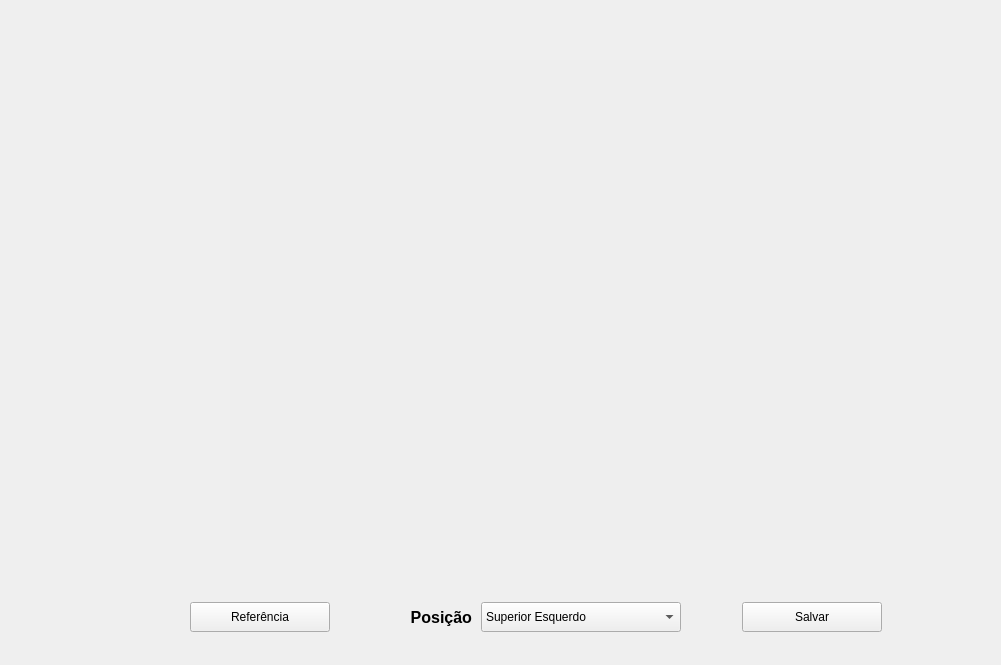
<?xml version="1.0" encoding="UTF-8"?>
<ui version="4.0">
 <class>Form</class>
 <widget class="QWidget" name="Form">
  <property name="geometry">
   <rect>
    <x>0</x>
    <y>0</y>
    <width>1001</width>
    <height>665</height>
   </rect>
  </property>
  <property name="windowTitle">
   <string>Form</string>
  </property>
  <widget class="QLabel" name="QT_Imagem">
   <property name="geometry">
    <rect>
     <x>230</x>
     <y>60</y>
     <width>640</width>
     <height>480</height>
    </rect>
   </property>
   <property name="styleSheet">
    <string notr="true">background-color: rgb(238, 238, 238);</string>
   </property>
   <property name="text">
    <string/>
   </property>
  </widget>
  <widget class="QLabel" name="label">
   <property name="geometry">
    <rect>
     <x>332</x>
     <y>602</y>
     <width>140</width>
     <height>30</height>
    </rect>
   </property>
   <property name="sizePolicy">
    <sizepolicy hsizetype="Preferred" vsizetype="Preferred">
     <horstretch>0</horstretch>
     <verstretch>0</verstretch>
    </sizepolicy>
   </property>
   <property name="font">
    <font>
     <pointsize>12</pointsize>
     <weight>75</weight>
     <bold>true</bold>
    </font>
   </property>
   <property name="text">
    <string>Posição</string>
   </property>
   <property name="alignment">
    <set>Qt::AlignRight|Qt::AlignTrailing|Qt::AlignVCenter</set>
   </property>
  </widget>
  <widget class="QPushButton" name="QT_btFinalizar">
   <property name="geometry">
    <rect>
     <x>742</x>
     <y>602</y>
     <width>140</width>
     <height>30</height>
    </rect>
   </property>
   <property name="text">
    <string>Salvar</string>
   </property>
  </widget>
  <widget class="QPushButton" name="QT_btReferencia">
   <property name="geometry">
    <rect>
     <x>190</x>
     <y>602</y>
     <width>140</width>
     <height>30</height>
    </rect>
   </property>
   <property name="text">
    <string>Referência</string>
   </property>
  </widget>
  <widget class="QComboBox" name="QT_posicao">
   <property name="geometry">
    <rect>
     <x>481</x>
     <y>602</y>
     <width>200</width>
     <height>30</height>
    </rect>
   </property>
   <property name="sizePolicy">
    <sizepolicy hsizetype="Preferred" vsizetype="Fixed">
     <horstretch>0</horstretch>
     <verstretch>0</verstretch>
    </sizepolicy>
   </property>
   <item>
    <property name="text">
     <string>Superior Esquerdo</string>
    </property>
   </item>
   <item>
    <property name="text">
     <string>Superior Direito</string>
    </property>
   </item>
   <item>
    <property name="text">
     <string>Inferior Esquerdo</string>
    </property>
   </item>
   <item>
    <property name="text">
     <string>Inferior Direito</string>
    </property>
   </item>
  </widget>
 </widget>
 <resources/>
 <connections/>
</ui>
